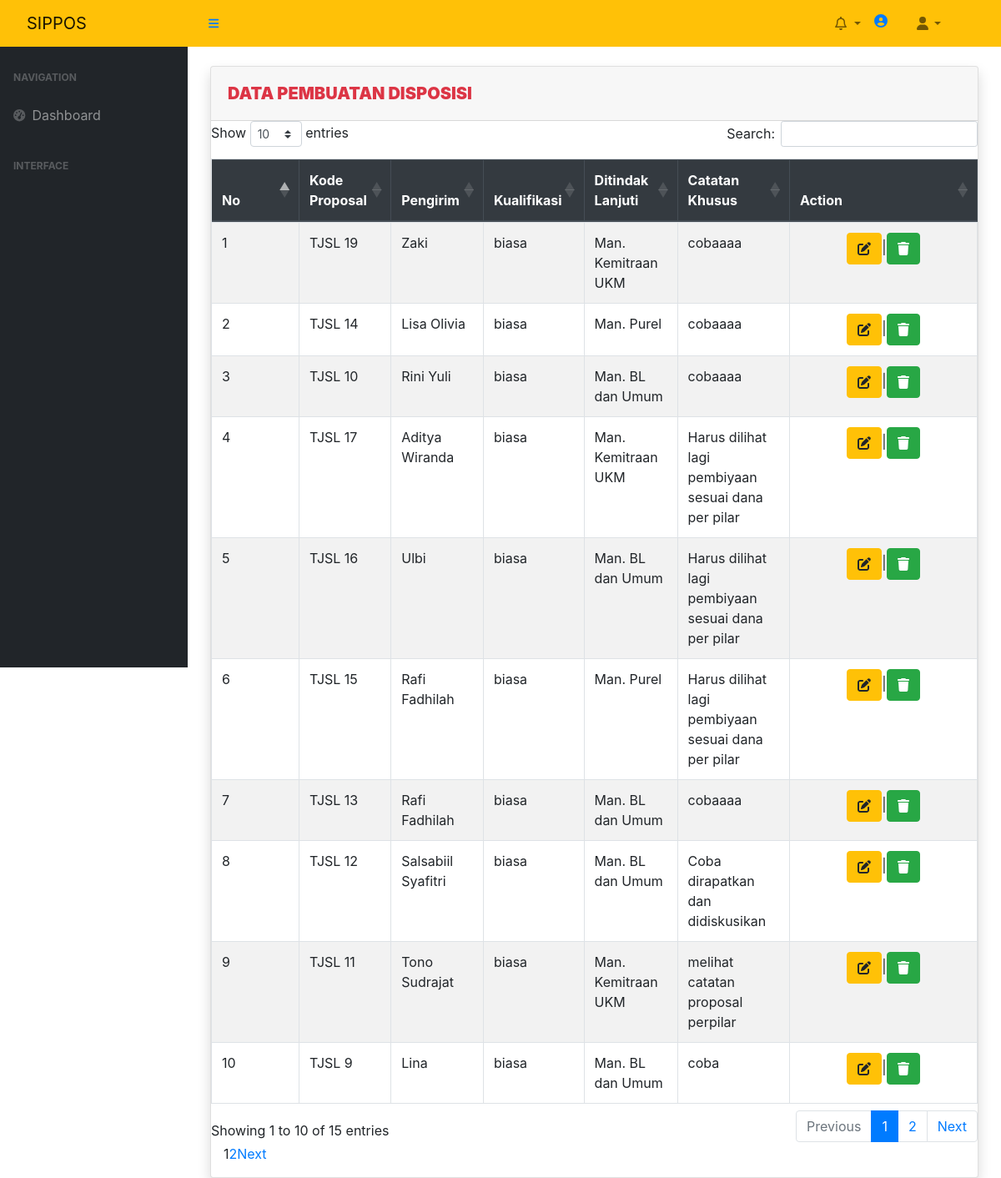
The page /index.php/pembuatan_disposisi on the database its author committed.
### tables this page shows
CREATE TABLE `pembuatan_disposisi` (
  `id_disposisi` int(50) NOT NULL,
  `id_proposal` varchar(150) NOT NULL,
  `pengirim` varchar(50) NOT NULL,
  `kualifikasi` enum('biasa','rahasia') NOT NULL,
  `ditindak_lanjuti` enum('Man. Kemitraan UKM','Man. Purel','Man. BL dan Umum','Man. Bisnis Parnership') NOT NULL,
  `catatan_khusus` varchar(150) NOT NULL
);

### application/controllers/Pembuatan_disposisi.php (called while the page is built, shortened)
<?php
class Pembuatan_disposisi extends CI_Controller
{
    function __construct()
    {
        $this->load->model(array('Pembuatan_disposisi_model','proposal_model'));
        $this->load->library('form_validation');
    }
    public function index()
    {
        $q = urldecode($this->input->get('q', TRUE));
        $start = intval($this->input->get('start'));
        if ($q <> '') {
            $config['base_url'] = base_url() . 'pembuatan_disposisi/index.html?q=' . urlencode($q);
            $config['first_url'] = base_url() . 'pembuatan_disposisi/index.html?q=' . urlencode($q);
        } else {
            $config['base_url'] = base_url() . 'pembuatan_disposisi/index.html';
            $config['first_url'] = base_url() . 'pembuatan_disposisi/index.html';
        }
        $config['per_page'] = 10;
        $config['page_query_string'] = TRUE;
        $config['total_rows'] = $this->Pembuatan_disposisi_model->total_rows($q);
       $pembuatan_disposisi = $this->db->query("SELECT * FROM pembuatan_disposisi order by id_disposisi DESC")->result();
        $this->load->library('pagination');
        $this->pagination->initialize($config);
        $data = array(
            'pembuatan_disposisi_data' => $pembuatan_disposisi,
            'q' => $q,
            'pagination' => $this->pagination->create_links(),
            'total_rows' => $config['total_rows'],
            'start' => $start,
        );
        $data['page'] = 'pembuatan_disposisi/pembuatan_disposisi_list';
        $this->load->view('template', $data);
    }
}

### index.php (called while the page is built, shortened)
<?php
require_once BASEPATH.'core/CodeIgniter.php';

### application/views/pembuatan_disposisi/pembuatan_disposisi_list.php (the view, shortened to what this page needs)
<!doctype html>
<html>
    <head>
        <link rel="stylesheet" href="https://cdnjs.cloudflare.com/ajax/libs/twitter-bootstrap/4.5.2/css/bootstrap.css"/>
        <link rel="stylesheet" href="https://cdn.datatables.net/1.13.5/css/dataTables.bootstrap4.min.css"/>
    </head>
    <body>
        <div class="container">
        <div class="row">
          <div class="col-lg-30 col-xl-20">
            <div class="card shadow mb-8">
              <div class="card-header">
                <div class="row">
                  <div class="col">
                    <h5 class="mt-2 font-weight-bold text-danger"> <b> DATA PEMBUATAN DISPOSISI</b></h5>
                  </div>
                  <div class="col-lg-16 col-xl-6" style="text-align: right;">
        </div>
                </div>
              </div>
        <table id="example" class="table table-striped table-bordered" id="sortdisable" style="width:100%">
        <thead align="center" class="thead-dark">
        <tr>
                <th>No</th>
		<th>Kode Proposal</th>
		<th>Pengirim</th>
		<th>Kualifikasi</th>
		<th>Ditindak Lanjuti</th>
		<th>Catatan Khusus</th>
        <?php if ($_SESSION['hak_akses'] == '' or $_SESSION['hak_akses'] == 'Admin'){
                    ?>
		<th>Action</th>
        <?php
              }
             ?>
        </thead>
            </tr><?php
            foreach ($pembuatan_disposisi_data as $pembuatan_disposisi)
            {
                ?>
                <tr>
			<td width="80px"><?php echo ++$start ?></td>
			<td>TJSL <?php echo $pembuatan_disposisi->id_proposal ?></td>
			<td><?php echo $pembuatan_disposisi->pengirim ?></td>
			<td><?php echo $pembuatan_disposisi->kualifikasi ?></td>
			<td><?php echo $pembuatan_disposisi->ditindak_lanjuti ?></td>
			<td><?php echo $pembuatan_disposisi->catatan_khusus ?></td>
            <?php if ($_SESSION['hak_akses'] == '' or $_SESSION['hak_akses'] == 'Admin'){
                    ?>
			<td style="text-align:center" width="200px">
    <?php
    echo anchor(site_url('pembuatan_disposisi/update/'.$pembuatan_disposisi->id_disposisi),'<i class="fa fa-edit"></i>', 'class="btn btn-xs btn-warning"  data-toggle="tooltip" title="Update"');
    echo'|';
    echo '<a href="#" onclick="showDeleteConfirmation('.$pembuatan_disposisi->id_disposisi.')" class="btn btn-xs btn-success" data-toggle="tooltip" title="Delete"><i class="fa fa-trash"></i></a>';
    ?>
</td>
<?php
              }
             ?>
		</tr>
            </div>
            </div>
          </div>
        </div>
      </div>
                <?php
            }
            ?>
            <div class="col-md-6 text-right">
                <?php echo $pagination ?>
            </div>
    </body>
</html>

### application/views/pembuatan_disposisi/pembuatan_disposisi_list.php (style rules this page uses)
body { padding: 15px; }

### rows shown on the page
pembuatan_disposisi: id_proposal "19", pengirim "Zaki", kualifikasi "biasa", ditindak_lanjuti "Man. Kemitraan UKM", catatan_khusus "cobaaaa"
pembuatan_disposisi: id_proposal "14", pengirim "Lisa Olivia", kualifikasi "biasa", ditindak_lanjuti "Man. Purel", catatan_khusus "cobaaaa"
pembuatan_disposisi: id_proposal "10", pengirim "Rini Yuli", kualifikasi "biasa", ditindak_lanjuti "Man. BL dan Umum", catatan_khusus "cobaaaa"
pembuatan_disposisi: id_proposal "17", pengirim "Aditya Wiranda", kualifikasi "biasa", ditindak_lanjuti "Man. Kemitraan UKM", catatan_khusus "Harus dilihat lagi pembiyaan sesuai dana per pilar"
pembuatan_disposisi: id_proposal "16", pengirim "Ulbi", kualifikasi "biasa", ditindak_lanjuti "Man. BL dan Umum", catatan_khusus "Harus dilihat lagi pembiyaan sesuai dana per pilar"
pembuatan_disposisi: id_proposal "15", pengirim "Rafi Fadhilah", kualifikasi "biasa", ditindak_lanjuti "Man. Purel", catatan_khusus "Harus dilihat lagi pembiyaan sesuai dana per pilar"
pembuatan_disposisi: id_proposal "13", pengirim "Rafi Fadhilah", kualifikasi "biasa", ditindak_lanjuti "Man. BL dan Umum", catatan_khusus "cobaaaa"
pembuatan_disposisi: id_proposal "12", pengirim "Salsabiil Syafitri", kualifikasi "biasa", ditindak_lanjuti "Man. BL dan Umum", catatan_khusus "Coba dirapatkan dan didiskusikan"
pembuatan_disposisi: id_proposal "11", pengirim "Tono Sudrajat", kualifikasi "biasa", ditindak_lanjuti "Man. Kemitraan UKM", catatan_khusus "melihat catatan proposal perpilar"
pembuatan_disposisi: id_proposal "9", pengirim "Lina", kualifikasi "biasa", ditindak_lanjuti "Man. BL dan Umum", catatan_khusus "coba"

### other values the page prints
$pagination "1 2 Next"
